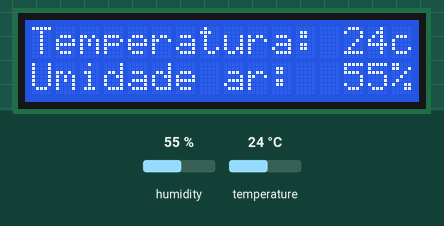
Simulated run of this sketch. Board: Arduino Uno, built with avr-gcc and run on an emulated ATmega328P. On the bench: 16×2 character LCD. Inputs (shaded band) come from the test bench; at power-on: humidity 55 %, temperature 24 °C.

Above: at 1.2 s.
1.3 s: humidity set to 22 %
At 11.1 s:
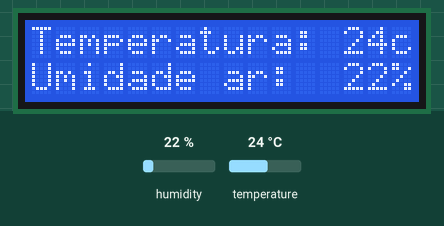
11.6 s: temperature set to 12 °C
At 20.9 s:
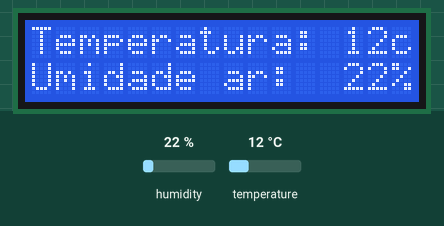
21.7 s: humidity set to 40 %
At 31.4 s:
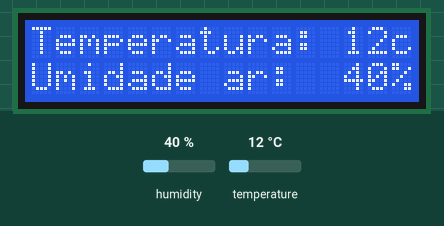
31.7 s: temperature set to 19 °C
At 41.4 s:
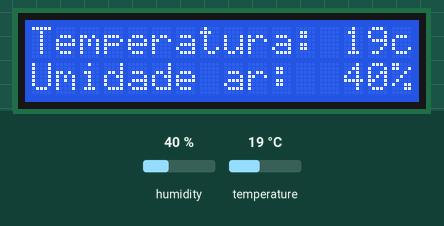
Timing chart, 0 to 42.8 s (numbered marks = the images above; inputs shaded):
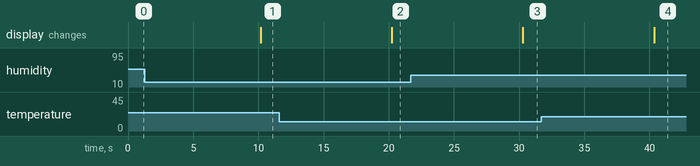

The sketch:

DHT11.ino
```cpp
#include <LiquidCrystal_I2C.h>
#include <DHT.h>

// Constants
#define DHT11_PIN  15

// Global objects
LiquidCrystal_I2C LCD(0x27, 16, 2);
DHT dht11(DHT11_PIN, DHT11);

// Function declarations
void initializeComponents();
void readAndDisplaySensorData();

void setup() {
  initializeComponents();
}

void loop() {
  readAndDisplaySensorData();
  delay(10000);
}

/**
 * Initialize all components
 */
void initializeComponents() {
  // Initialize Serial
  Serial.begin(115200);

  // Initialize DHT11 sensor
  dht11.begin();

  // Initialize LCD
  LCD.init();
  LCD.backlight();
}

/**
 * Read sensor data and display on LCD
 */
void readAndDisplaySensorData() {
  float humi  = dht11.readHumidity();
  float tempC = dht11.readTemperature();

  // Check for invalid readings
  if (isnan(tempC) || isnan(humi)) {
    LCD.clear();
    LCD.setCursor(0, 0);
    LCD.print("Falha na leitura");
    LCD.setCursor(0, 1);
    LCD.print("do sensor DHT11!");
    return;
  }

  // Display temperature
  LCD.setCursor(0, 0);
  LCD.print("Temperatura: ");
  LCD.setCursor(13, 0);
  LCD.print((int)tempC);
  LCD.print("c");

  // Display humidity
  LCD.setCursor(0, 1);
  LCD.print("Umidade ar:  ");
  LCD.setCursor(13, 1);
  LCD.print((int)humi);
  LCD.print("%");
}
```

Measured:
- after the input at 1.3 s, the display: changes after 8.9 s (image 1)
- after the input at 11.6 s, the display: changes after 8.6 s (image 2)
- after the input at 21.7 s, the display: changes after 8.6 s (image 3)
- after the input at 31.7 s, the display: changes after 8.6 s (image 4)
